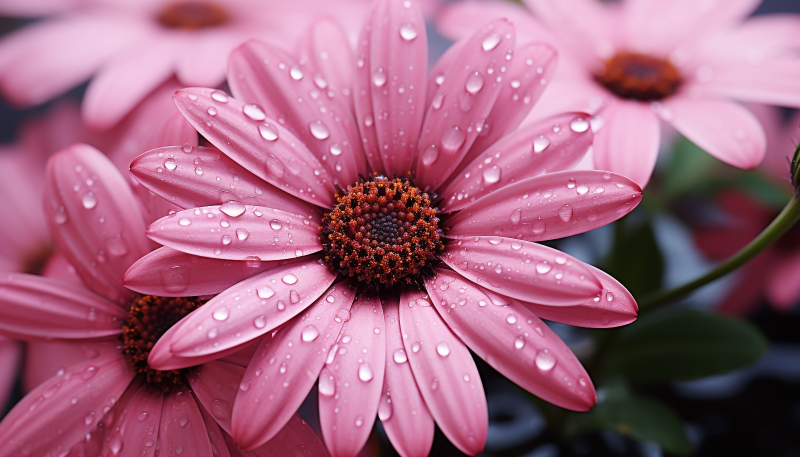
#> input picture Flower.jpg, 1600 x 914 px (shown at 1/2 size)
$ jupyter execute Project_1.ipynb
#> lines starting #> are read from the running program, lines starting #| are printed output that depends on the picture; long printed decimals are rounded
[cell 1]
import cv2
import matplotlib.pyplot as plt
from skimage.metrics import structural_similarity as ssim
import numpy as np

[cell 2]
image1 = cv2.imread('Flower.jpg')
#> image1 is the input picture: shape (914, 1600, 3); mean B, G, R 126.5, 101, 161.2
image2 = cv2.imread('full-moon.jpg')
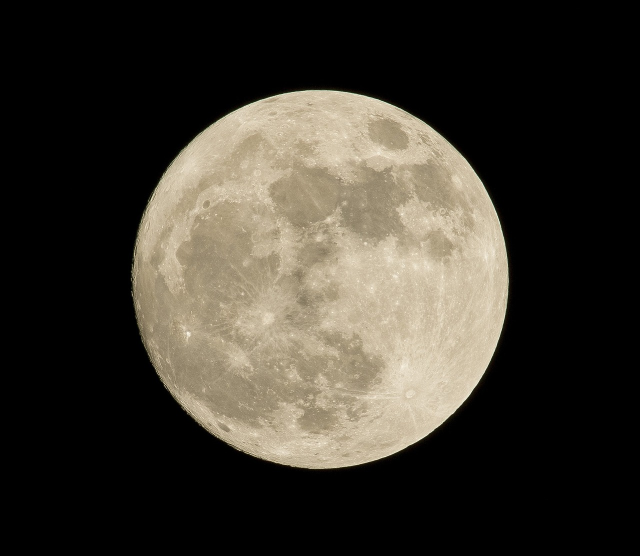
#> input picture full-moon.jpg, 1280 x 1112 px (shown at 1/2 size)
#> image2 is the input picture: shape (1112, 1280, 3); mean B, G, R 46.6, 55.3, 59.9

gray_image1 = cv2.cvtColor(image1, cv2.COLOR_BGR2GRAY)
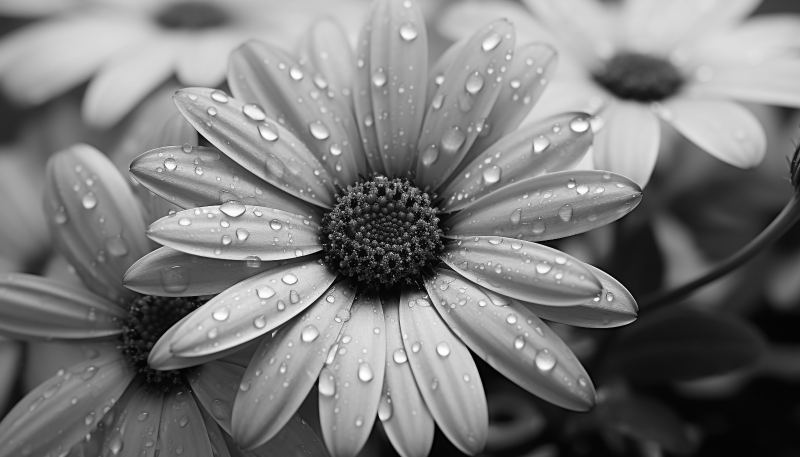
#> gray_image1: shape (914, 1600) (shown at 1/2 size); min 0, max 255, mean 121.9
gray_image2 = cv2.cvtColor(image2, cv2.COLOR_BGR2GRAY)
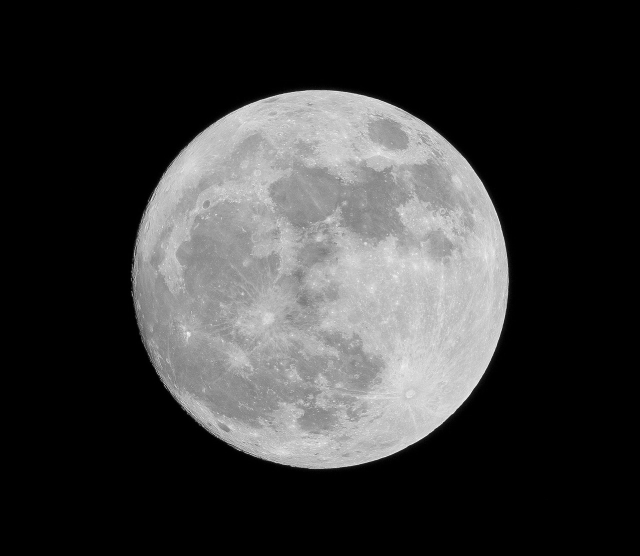
#> gray_image2: shape (1112, 1280) (shown at 1/2 size); min 0, max 253, mean 55.7

plt.subplot(121), plt.imshow(cv2.cvtColor(gray_image1, cv2.COLOR_BGR2RGB)), plt.title("Image 1"), plt.axis('off')
plt.subplot(122), plt.imshow(cv2.cvtColor(gray_image2, cv2.COLOR_BGR2RGB)), plt.title("Image 2"), plt.axis('off')
plt.show()
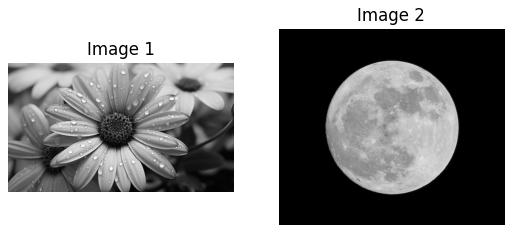
#> figure drawn by matplotlib, 2 panels

[cell 3]
height, width = gray_image2.shape[:2]
#> height = 1112; width = 1280
gray_image1_resized = cv2.resize(gray_image1, (width, height))
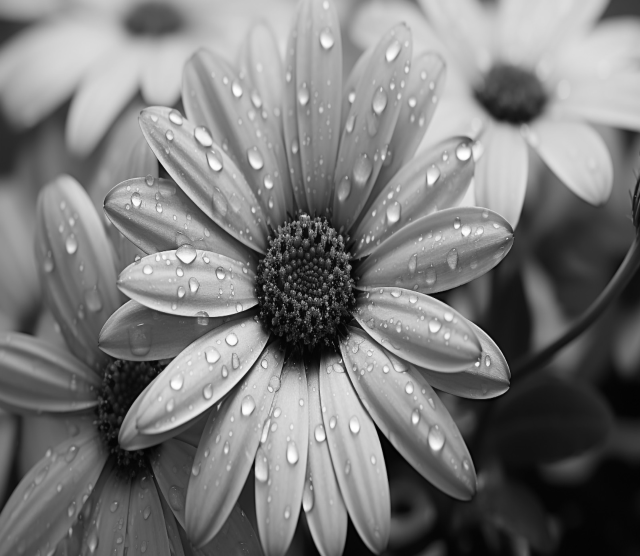
#> gray_image1_resized: shape (1112, 1280) (shown at 1/2 size); min 0, max 255, mean 121.8
# Mean Squared Error (MSE)
mse = np.mean((gray_image1_resized - gray_image2) ** 2)
#> mse = 108.1

#  Structural Similarity Index (SSIM)
ssim_index = ssim(gray_image1_resized, gray_image2)
#> ssim_index = 0.072

# Normalized Cross-Correlation (NCC)
ncc = cv2.matchTemplate(gray_image1_resized, gray_image2, cv2.TM_CCORR_NORMED)[0][0]
#> ncc = 0.546

[cell 4]
print("Mean Squared Error (MSE):", mse)
#| Mean Squared Error (MSE): 108.074
print("Structural Similarity Index (SSIM):", ssim_index)
#| Structural Similarity Index (SSIM): 0.07205
print("Normalized Cross-Correlation (NCC):", ncc)
#| Normalized Cross-Correlation (NCC): 0.5464
